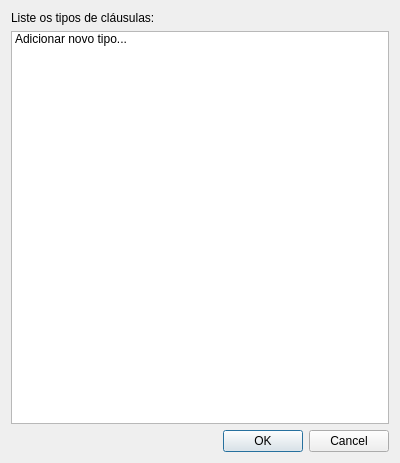
<?xml version="1.0" encoding="UTF-8"?>
<ui version="4.0">
 <class>AddTIMTypesDialog</class>
 <widget class="QDialog" name="AddTIMTypesDialog">
  <property name="windowModality">
   <enum>Qt::ApplicationModal</enum>
  </property>
  <property name="geometry">
   <rect>
    <x>0</x>
    <y>0</y>
    <width>400</width>
    <height>463</height>
   </rect>
  </property>
  <property name="windowTitle">
   <string>Adicionando tipos</string>
  </property>
  <layout class="QVBoxLayout" name="verticalLayout">
   <item>
    <widget class="QLabel" name="addTIMTypesLabel">
     <property name="text">
      <string>Liste os tipos de cláusulas:</string>
     </property>
    </widget>
   </item>
   <item>
    <widget class="QListWidget" name="TIMListWidget">
     <item>
      <property name="text">
       <string>Adicionar novo tipo...</string>
      </property>
     </item>
    </widget>
   </item>
   <item>
    <widget class="QDialogButtonBox" name="buttonBox">
     <property name="orientation">
      <enum>Qt::Horizontal</enum>
     </property>
     <property name="standardButtons">
      <set>QDialogButtonBox::Cancel|QDialogButtonBox::Ok</set>
     </property>
    </widget>
   </item>
  </layout>
 </widget>
 <resources/>
 <connections>
  <connection>
   <sender>buttonBox</sender>
   <signal>accepted()</signal>
   <receiver>AddTIMTypesDialog</receiver>
   <slot>accept()</slot>
   <hints>
    <hint type="sourcelabel">
     <x>257</x>
     <y>453</y>
    </hint>
    <hint type="destinationlabel">
     <x>157</x>
     <y>274</y>
    </hint>
   </hints>
  </connection>
  <connection>
   <sender>buttonBox</sender>
   <signal>rejected()</signal>
   <receiver>AddTIMTypesDialog</receiver>
   <slot>reject()</slot>
   <hints>
    <hint type="sourcelabel">
     <x>325</x>
     <y>453</y>
    </hint>
    <hint type="destinationlabel">
     <x>286</x>
     <y>274</y>
    </hint>
   </hints>
  </connection>
 </connections>
</ui>
